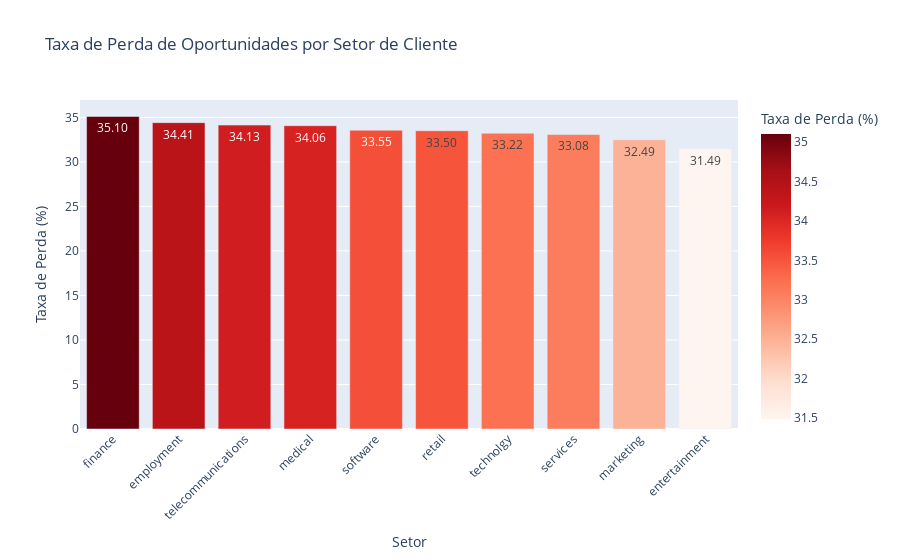

Notebook code for this chart:
### Code cell
# Plot com Plotly
fig = px.bar(sector_analysis,
             x='sector',
             y='loss_rate',
             title='Taxa de Perda de Oportunidades por Setor de Cliente',
             labels={'sector': 'Setor do Cliente', 'loss_rate': 'Taxa de Perda (%)'},
             color='loss_rate', # Colorir as barras pela taxa de perda
             color_continuous_scale=px.colors.sequential.Reds, # Escala de cores de vermelho para destacar taxas altas
             text_auto='.2f') # Exibir o valor da taxa de perda nas barras

fig.update_layout(xaxis_title="Setor",
                  yaxis_title="Taxa de Perda (%)",
                  xaxis_tickangle=-45) # Rotacionar os rótulos do eixo X para melhor leitura
fig.show()

### Figure 1 — Plotly figure (JSON) as saved in the notebook; plotly's stock layout.template omitted (floating-point values rounded to 4 significant figures)
{"data": [{"hovertemplate": "Setor do Cliente=%{x}<br>Taxa de Perda (%)=%{marker.color}<extra></extra>", "legendgroup": "", "marker": {"color": [35.1, 34.41, 34.13, 34.06, 33.55, 33.5, 33.22, 33.08, 32.49, 31.49], "coloraxis": "coloraxis", "pattern": {"shape": ""}}, "name": "", "orientation": "v", "showlegend": false, "textposition": "auto", "texttemplate": "%{y:.2f}", "type": "bar", "x": ["finance", "employment", "telecommunications", "medical", "software", "retail", "technolgy", "services", "marketing", "entertainment"], "xaxis": "x", "y": [35.1, 34.41, 34.13, 34.06, 33.55, 33.5, 33.22, 33.08, 32.49, 31.49], "yaxis": "y"}], "layout": {"barmode": "relative", "coloraxis": {"colorbar": {"title": {"text": "Taxa de Perda (%)"}}, "colorscale": [[0, "rgb(255,245,240)"], [0.125, "rgb(254,224,210)"], [0.25, "rgb(252,187,161)"], [0.375, "rgb(252,146,114)"], [0.5, "rgb(251,106,74)"], [0.625, "rgb(239,59,44)"], [0.75, "rgb(203,24,29)"], [0.875, "rgb(165,15,21)"], [1, "rgb(103,0,13)"]]}, "legend": {"tracegroupgap": 0}, "title": {"text": "Taxa de Perda de Oportunidades por Setor de Cliente"}, "xaxis": {"anchor": "y", "domain": [0, 1], "tickangle": -45, "title": {"text": "Setor"}}, "yaxis": {"anchor": "x", "domain": [0, 1], "title": {"text": "Taxa de Perda (%)"}}}}
